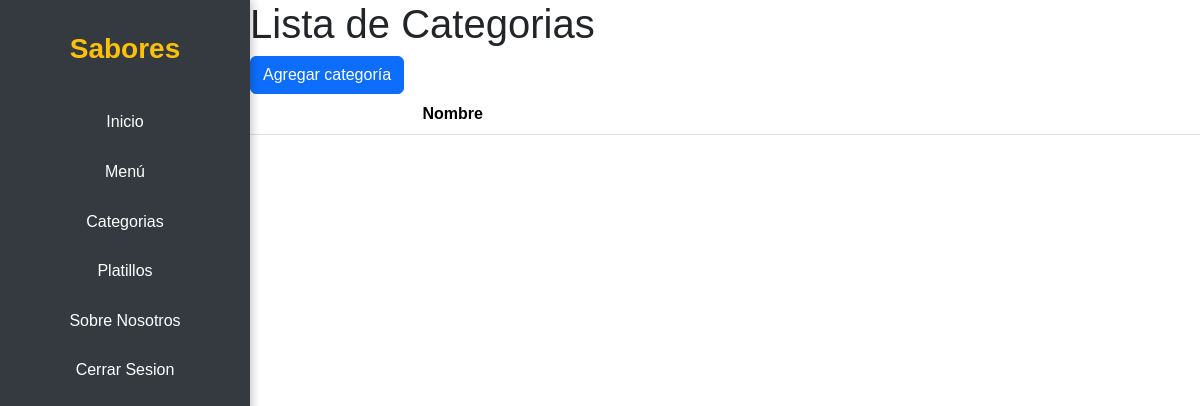
Before: /platillos/categorias/ (signed in) with the older database file.
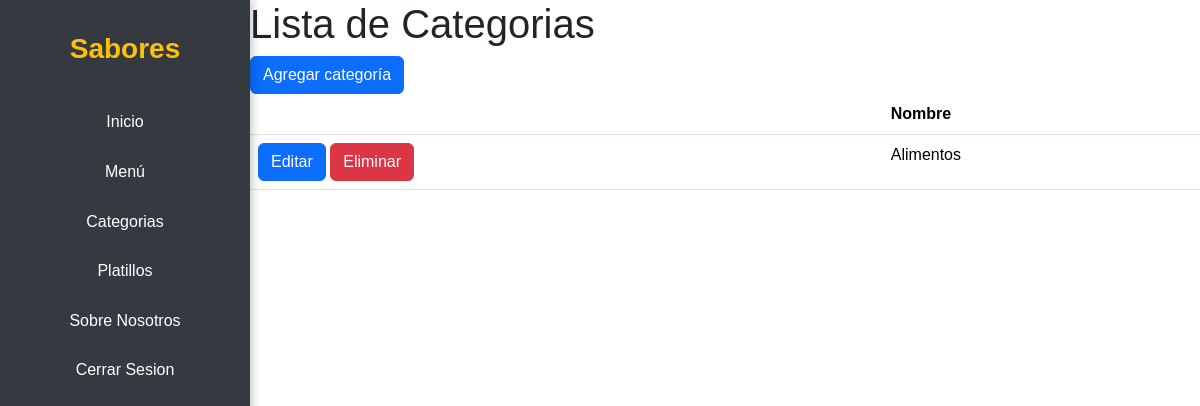
After: the same page with the newer database file.
### apps/platillos/models.py (models this page shows, shortened)
class Categoria(models.Model):
    nombre = models.CharField(max_length=100)

### apps/platillos/views.py (the view)
# urls.py: path('categorias/', views.CategoriaListView.as_view(), name='categoria_list'),
class CategoriaListView(LoginRequiredMixin, ListView):
    model = Categoria
    template_name = 'platillos/categoria_list.html'
    context_object_name = 'categorias'

### templates/platillos/categoria_list.html
{% extends 'main/base.html' %}
{% block content %}
<h1>Lista de Categorias</h1>
<a class="btn btn-primary" href="{% url 'platillos:categoria_create' %}">Agregar categoría</a>
<table class="table">
    <thead>
        <tr>
            <th></th>
            <th>Nombre</th>
        </tr>
    </thead>
    <tbody>
        {% for categoria in categorias %}
        <tr>
            <td>
                <a class="btn btn-primary" href="{% url 'platillos:categoria_edit' categoria.pk %}">Editar</a>
                <a class="btn btn-danger" href="{% url 'platillos:categoria_delete' categoria.pk %}">Eliminar</a>
            </td>
            <td>{{categoria.nombre}}</td>
        </tr>
        {% endfor %}
    </tbody>
</table>
{% endblock %}

Changed rows visible on the page:
added Categoria: nombre "Alimentos"
